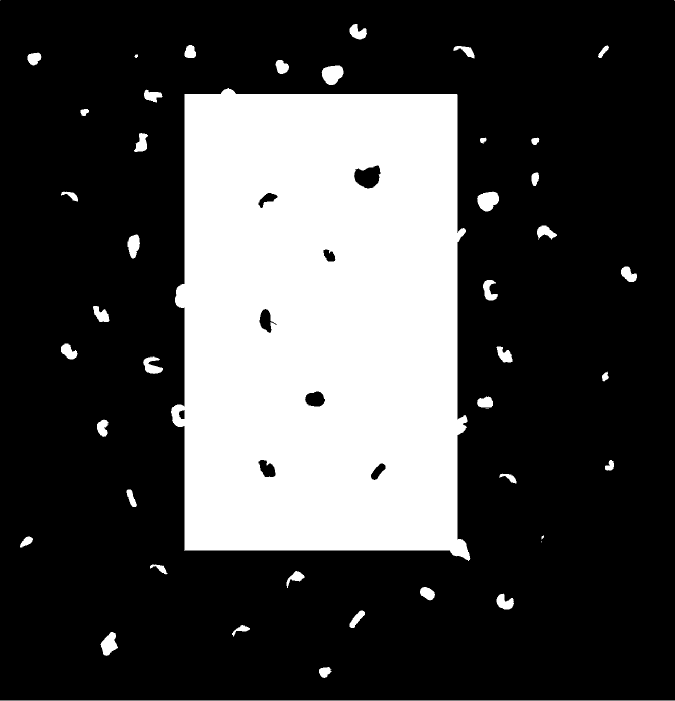
#> input picture COMS/Honours/Digital Image Processing/Test 2019/test_images/square_noisy.png, 675 x 701 px; its folder holds 4 pictures in this run
$ python Q_square.py   (older library calls are emulated)
#> lines starting #> are read from the running program, lines starting #| are printed output that depends on the picture; after the words box and inside, x2 and y2 are one past the last pixel; in counts of white or black regions, pixels touching at a corner belong together
import numpy as np
import matplotlib.pyplot as plt
import scipy.misc
from skimage.color import rgb2gray
from skimage import morphology
from skimage import measure
import copy
import math
import scipy.fftpack as sp

filepath = "test_images/"

def readImage(name):
#> called with name = 'square_noisy.png'
    return plt.imread(filepath+name)
#> returned value is the input picture: shape (701, 675) float32; min 0, max 1, mean 0.274

def displayImage(image,m=1):
    plt.gray()
    plt.imshow(image,vmin=0,vmax=m)
    plt.axis("off")
    plt.show()

def getImageMax(image):
    type = image.dtype
    if np.issubdtype(type,np.integer):
        return np.iinfo(type).max
    else:
        return 1

def saveImage(image,name):
    plt.imsave(name,image,vmin=0,vmax=getImageMax(image))

#
#
#   Noise Removal
#
#

def removeSaltAndPepper(image,B):
    im_open = morphology.binary_opening(image,B)
    im_close = morphology.binary_closing(im_open,B)
    return im_close

square_noisy = readImage("square_noisy.png").astype(np.bool)
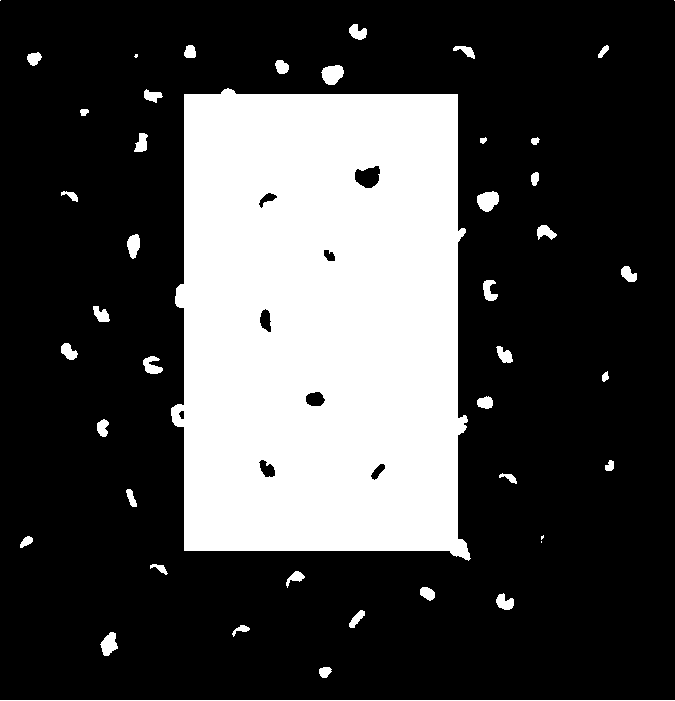
#> square_noisy: shape (701, 675) bool; 27.7% white; 45 white regions (5 under 20 px), largest, box (x1, y1, x2, y2) and area: (171, 88, 471, 561) 124850, (0, 700, 675, 701) 675, (321, 65, 344, 85) 338
displayImage(square_noisy)

B = morphology.disk(13)

Q_square = removeSaltAndPepper(square_noisy,B)
#> in removeSaltAndPepper, `im_open = morphology.binary_opening(image,B)`:
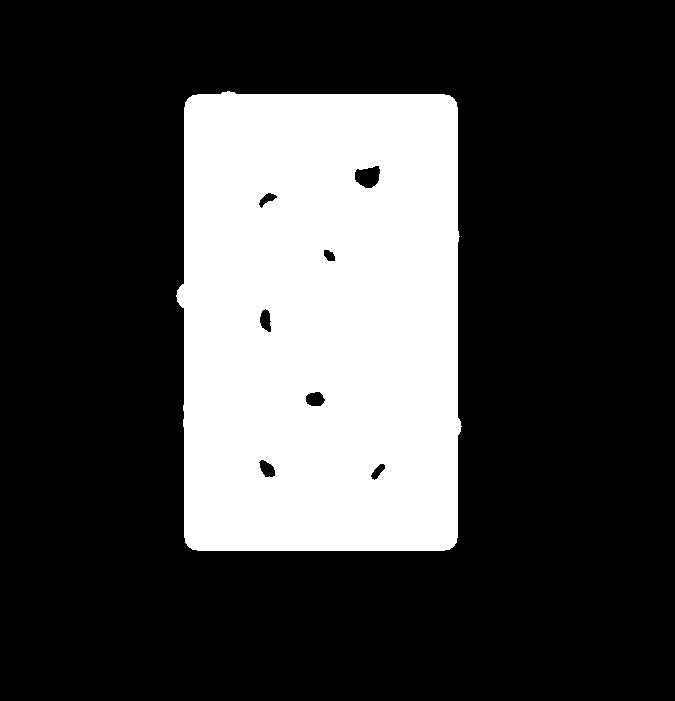
#> im_open: shape (701, 675) bool; 26.2% white; 1 white region, box (x1, y1, x2, y2) and area: (176, 91, 462, 551) 123949
#> in removeSaltAndPepper, `im_close = morphology.binary_closing(im_open,B)`:
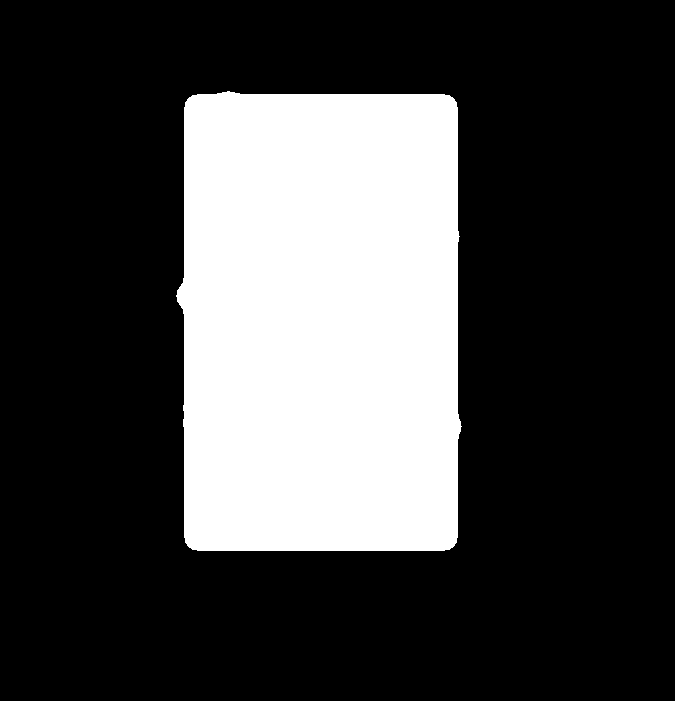
#> im_close: shape (701, 675) bool; 26.5% white; 1 white region, box (x1, y1, x2, y2) and area: (176, 91, 462, 551) 125287
displayImage(Q_square)
saveImage(Q_square,"Q_square.png")
